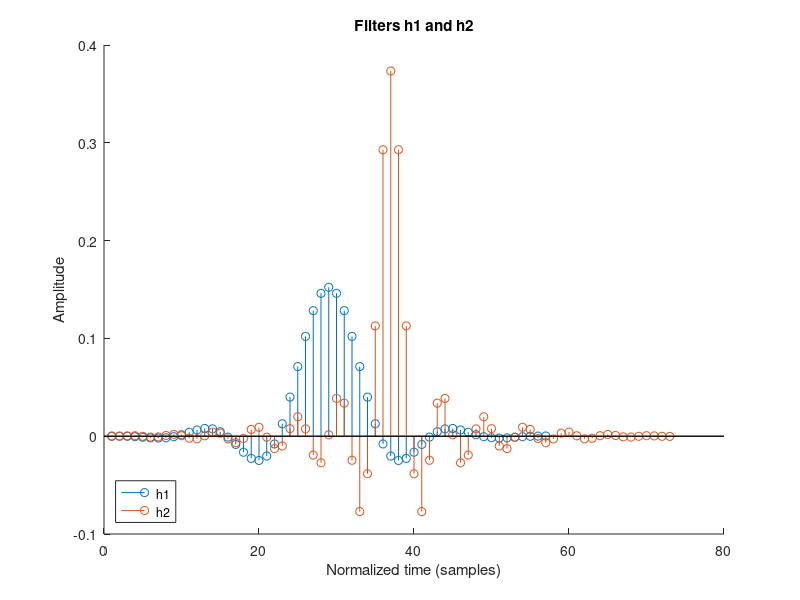

MATLAB code to generate this figure: (Note: this script raises an error after producing the figure.)
function oppgave_2()
    h1 = [0.0002, 0.0001, -0.0001, -0.0005, -0.0011, -0.0017, -0.0019, ...
        -0.0016, -0.0005, 0.0015, 0.0040, 0.0064, 0.0079, 0.0075, 0.0046, ...
        -0.0009, -0.0084, -0.0164, -0.0227, -0.0248, -0.0203, -0.0079, ...
        0.0127, 0.0400, 0.0712, 0.1021, 0.1284, 0.1461, 0.1523, 0.1461, ...
        0.1284, 0.1021, 0.0712, 0.0400, 0.0127, -0.0079, -0.0203, -0.0248, ...
        -0.0227, -0.0164, -0.0084, -0.0009, 0.0046, 0.0075, 0.0079, 0.0064, ...
        0.0040, 0.0015, -0.0005, -0.0016, -0.0019, -0.0017, -0.0011, ...
        -0.0005, -0.0001, 0.0001, 0.0002];

    h2 = [-0.0002, -0.0001, 0.0003, 0.0005, -0.0001, -0.0009, -0.0007, ...
        0.0007, 0.0018, 0.0005, -0.0021, -0.0027, 0.0004, 0.0042, 0.0031, ...
        -0.0028, -0.0067, -0.0023, 0.0069, 0.0091, -0.0010, -0.0127, ...
        -0.0100, 0.0077, 0.0198, 0.0075, -0.0193, -0.0272, 0.0014, 0.0386, ...
        0.0338, -0.0246, -0.0771, -0.0384, 0.1128, 0.2929, 0.3734, 0.2929, ...
        0.1128, -0.0384, -0.0771, -0.0246, 0.0338, 0.0386, 0.0014, -0.0272, ...
        -0.0193, 0.0075, 0.0198, 0.0077, -0.0100, -0.0127, -0.0010, 0.0091, ...
        0.0069, -0.0023, -0.0067, -0.0028, 0.0031, 0.0042, 0.0004, -0.0027, ...
        -0.0021, 0.0005, 0.0018, 0.0007, -0.0007, -0.0009, -0.0001, 0.0005, ...
        0.0003, -0.0001, -0.0002];
    figure;
    hold on;
    stem(1:length(h1), h1);
    stem(1:length(h2), h2);
    hold off;
    title("Filters h1 and h2");
    xlabel("Normalized time (samples)");
    ylabel("Amplitude");
    legend("h1", "h2", 'Location', 'southwest') ;
    
    fs = 100;
    [H1, f1] = frekspekin3190(h1, length(h1), fs);
    [H2, f2] = frekspekin3190(h2, length(h2), fs);
    
    omega = linspace(-pi, pi, length(h1));
    %X = [X X(1)];
    figure;
    hold on;
    plot(f1, db(abs(H1)));
    plot(f2, db(abs(H2)));
    hold off;
    title("Frequency response");
    xlabel("Normalized frequency (rad/sample)");
    ylabel("Magnitude (dB)");
    legend("X", "Y", 'Location', 'southwest') ;
end